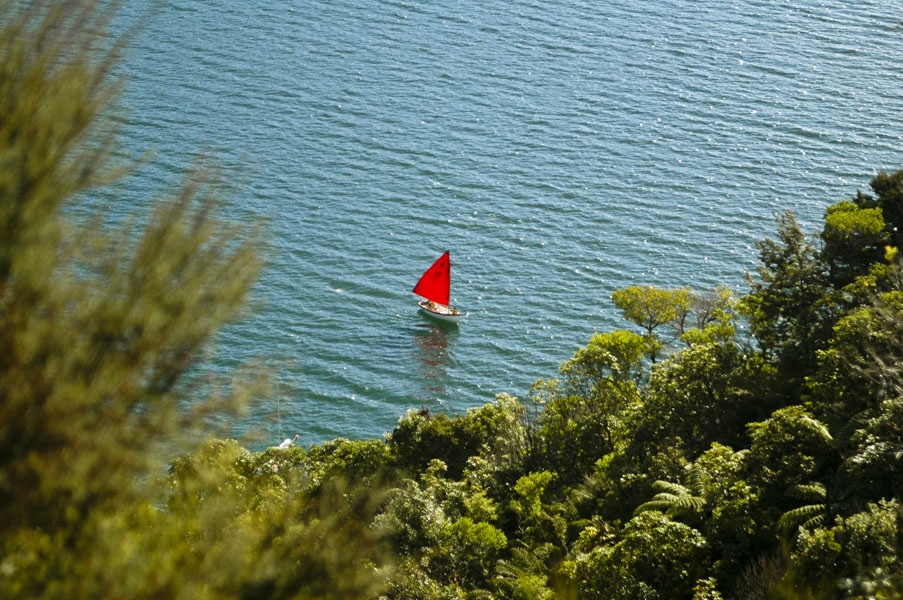
#> input picture 2_Image Manipulation/New_Zealand_Boat.jpg, 903 x 600 px
$ jupyter execute --allow-errors Manipulate.ipynb   (shell and % lines are left out)
#> lines starting #> are read from the running program, lines starting #| are printed output that depends on the picture
[cell 1]
import os
import cv2
import numpy as numpy
import matplotlib.pyplot as plt

from zipfile import ZipFile
from urllib.request import urlretrieve

from IPython.display import Image

[cell 2]
def download_and_unzip(url, save_path):
    print('Downloading assets')
    urlretrieve(url, save_path)
#> (this line was passed over: the network is not available in this run)

    try:
        with ZipFile(save_path) as z:
            z.extractall(os.path.split(save_path)[0])
        print("Done")
    except Exception as e:
        print('\n Invalid file', e)

[cell 3]
URL = r"https://www.dropbox.com/s/rys6f1vprily2bg/opencv_bootcamp_assets_NB2.zip?dl=1"

asset_zip_path = os.path.join(os.getcwd(), 'opencv_bootcamp_assets_NB2.zip')
if not os.path.exists(asset_zip_path):
    download_and_unzip(URL, asset_zip_path)

[cell 4]
cb_img = cv2.imread('checkerboard_18x18.png',0)
plt.figure(figsize=[10,2])
#> (this line was passed over: IPython is not available in this run)
plt.imshow(cb_img, cmap='gray');plt.show()
#> (this line was passed over: IPython is not available in this run)
#> (the rest of this cell did not finish here and is left out)

By default, plt.imshow() uses a colormap to display images, often resulting to a colored image.
cmap = 'gray' forces the display to use grayscale

Plt.imshow() just prepares the image for display but plt.show() does the actual display.

print(cb_img.shape) prints dimensions of matrix, height x width eg 18 by 18

Now that we have seen the matrix is 18rows by 18 columns, we can print individual pixels.
`matrix[row,column]`

Note that matrix is Zero indexed
we have 18 columns but print(cb_img[1,6]) gives 255.
255 is 7th place mathematically but 6th place indexwise

#> (a cell that did not finish here is left out)

[cell 6]
'''
Modifying individual image pixels
'''
#> (the rest of this cell did not finish here and is left out)

[cell 7]
'''
Cropping Images
'''
New_Zealand_BGR = cv2.imread('New_Zealand_Boat.jpg', 1)
#> New_Zealand_BGR is the input picture: shape (600, 903, 3); mean B, G, R 96.6, 115, 98
New_Zealand_RBG = New_Zealand_BGR[:,:,::-1]
plt.figure(figsize=[10,2])
#> (this line was passed over: IPython is not available in this run)
plt.imshow(New_Zealand_RBG);plt.show()
#> (this line was passed over: IPython is not available in this run)

Format: img[y_start:y_end, x_start:x_end]

[cell 8]
cropped_New_Zealand = New_Zealand_RBG[200:400, 200:600]
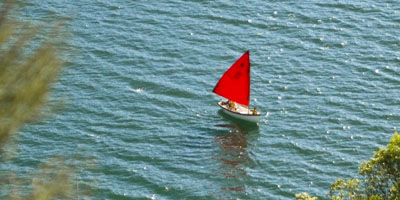
#> cropped_New_Zealand: shape (200, 400, 3); mean R, G, B 110.9, 140.5, 140.5
plt.figure(figsize=[10,2])
#> (this line was passed over: IPython is not available in this run)
plt.imshow(cropped_New_Zealand);plt.show()
#> (this line was passed over: IPython is not available in this run)


$ run again, with 3_Image Annotation/Apollo_11_Launch.jpg copied over 2_Image Manipulation/New_Zealand_Boat.jpg
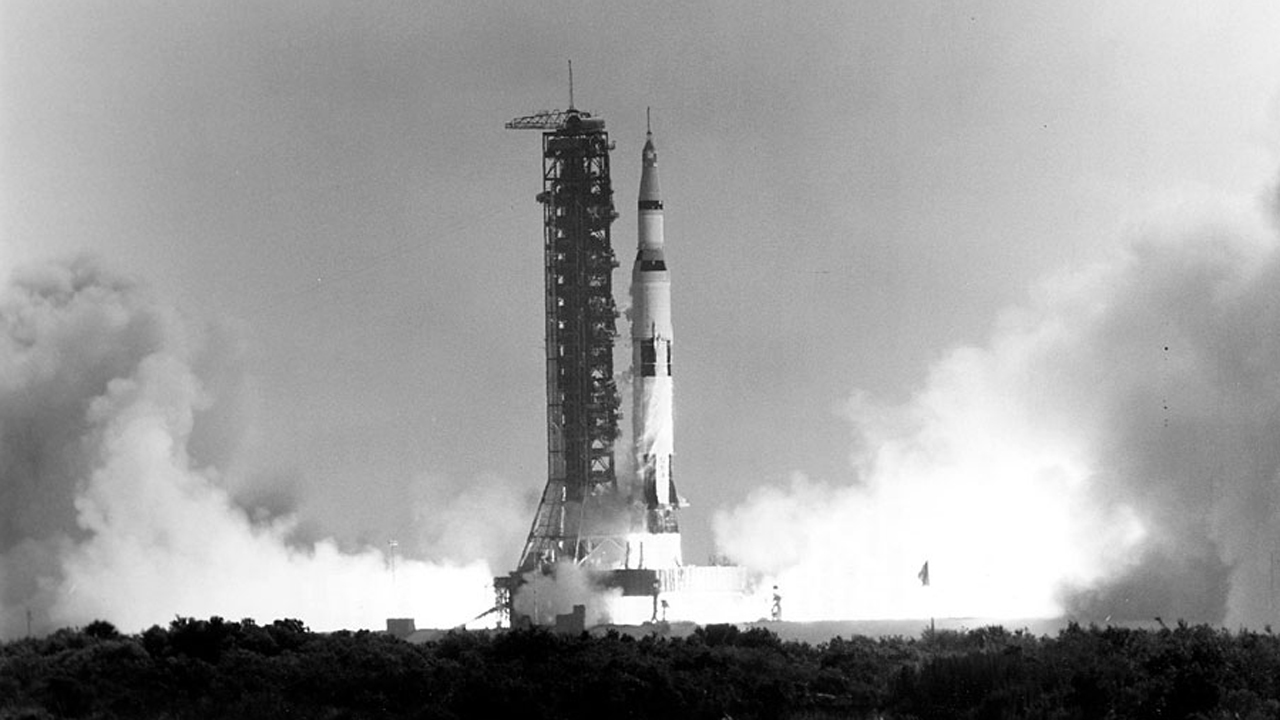
#> input picture 3_Image Annotation/Apollo_11_Launch.jpg, 1280 x 720 px
#> New_Zealand_BGR is the input picture: shape (720, 1280, 3); min 0, max 255, mean 156.2
#> `cropped_New_Zealand = New_Zealand_RBG[200:400, 200:600]`:
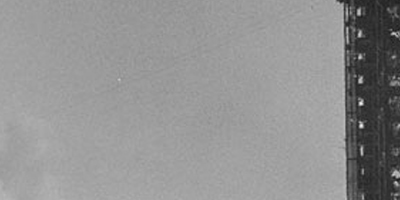
#> cropped_New_Zealand: shape (200, 400, 3); min 25, max 242, mean 145.8

$ run again, with 4_Image Enhancement/New_Zealand_Coast.jpg copied over 2_Image Manipulation/New_Zealand_Boat.jpg
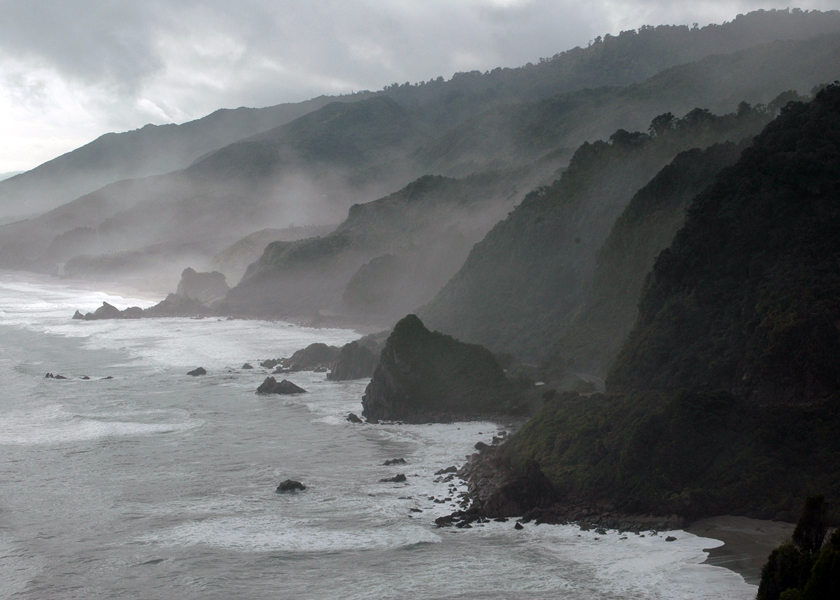
#> input picture 4_Image Enhancement/New_Zealand_Coast.jpg, 840 x 600 px
#> New_Zealand_BGR is the input picture: shape (600, 840, 3); mean B, G, R 115.2, 113.8, 110.9
#> `cropped_New_Zealand = New_Zealand_RBG[200:400, 200:600]`:
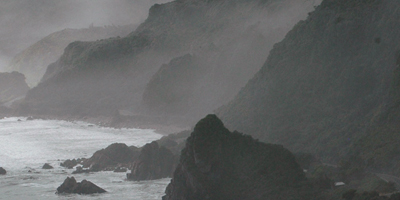
#> cropped_New_Zealand: shape (200, 400, 3); mean R, G, B 101.2, 102.8, 102.7
